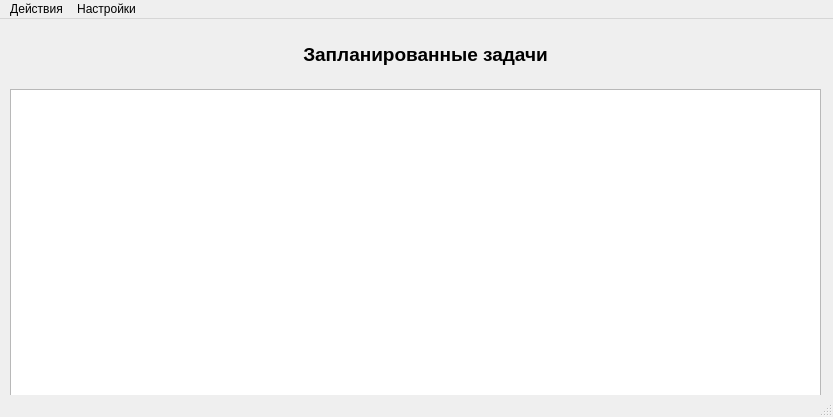
<?xml version="1.0" encoding="UTF-8"?>
<ui version="4.0">
 <class>MainWindow</class>
 <widget class="QMainWindow" name="MainWindow">
  <property name="geometry">
   <rect>
    <x>0</x>
    <y>0</y>
    <width>833</width>
    <height>417</height>
   </rect>
  </property>
  <property name="minimumSize">
   <size>
    <width>833</width>
    <height>391</height>
   </size>
  </property>
  <property name="maximumSize">
   <size>
    <width>833</width>
    <height>491</height>
   </size>
  </property>
  <property name="windowTitle">
   <string>MainWindow</string>
  </property>
  <widget class="QWidget" name="centralwidget">
   <widget class="QTableView" name="tableView">
    <property name="geometry">
     <rect>
      <x>10</x>
      <y>70</y>
      <width>811</width>
      <height>311</height>
     </rect>
    </property>
   </widget>
   <widget class="QLabel" name="label">
    <property name="geometry">
     <rect>
      <x>250</x>
      <y>20</y>
      <width>351</width>
      <height>31</height>
     </rect>
    </property>
    <property name="font">
     <font>
      <pointsize>14</pointsize>
      <weight>75</weight>
      <bold>true</bold>
     </font>
    </property>
    <property name="text">
     <string>Запланированные задачи</string>
    </property>
    <property name="alignment">
     <set>Qt::AlignCenter</set>
    </property>
   </widget>
  </widget>
  <widget class="QMenuBar" name="menubar">
   <property name="geometry">
    <rect>
     <x>0</x>
     <y>0</y>
     <width>833</width>
     <height>21</height>
    </rect>
   </property>
   <widget class="QMenu" name="menu">
    <property name="title">
     <string>Действия</string>
    </property>
    <addaction name="actionSoloMail"/>
    <addaction name="actionRefresh"/>
   </widget>
   <widget class="QMenu" name="menu_2">
    <property name="title">
     <string>Настройки</string>
    </property>
    <addaction name="actionMailGroupSettings_2"/>
    <addaction name="actionParameters"/>
   </widget>
   <addaction name="menu"/>
   <addaction name="menu_2"/>
  </widget>
  <widget class="QStatusBar" name="statusbar"/>
  <action name="action">
   <property name="text">
    <string>...настройки</string>
   </property>
  </action>
  <action name="actionMailGroupSettings">
   <property name="text">
    <string>Настройка групп</string>
   </property>
  </action>
  <action name="actionSoloMail">
   <property name="text">
    <string>Добавить запись</string>
   </property>
  </action>
  <action name="actionRefresh">
   <property name="text">
    <string>Обновить таблицу</string>
   </property>
  </action>
  <action name="actionMailGroupSettings_2">
   <property name="text">
    <string>Группы</string>
   </property>
  </action>
  <action name="actionParameters">
   <property name="text">
    <string>Параметры</string>
   </property>
  </action>
 </widget>
 <resources/>
 <connections/>
</ui>
